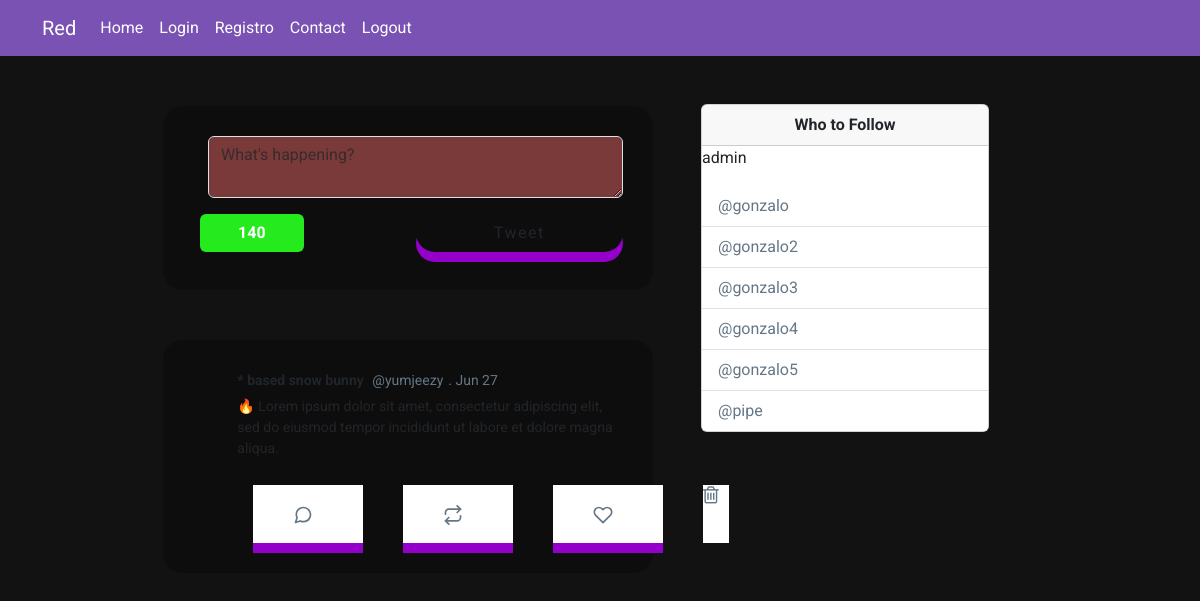
The app's page / (signed in), older data.
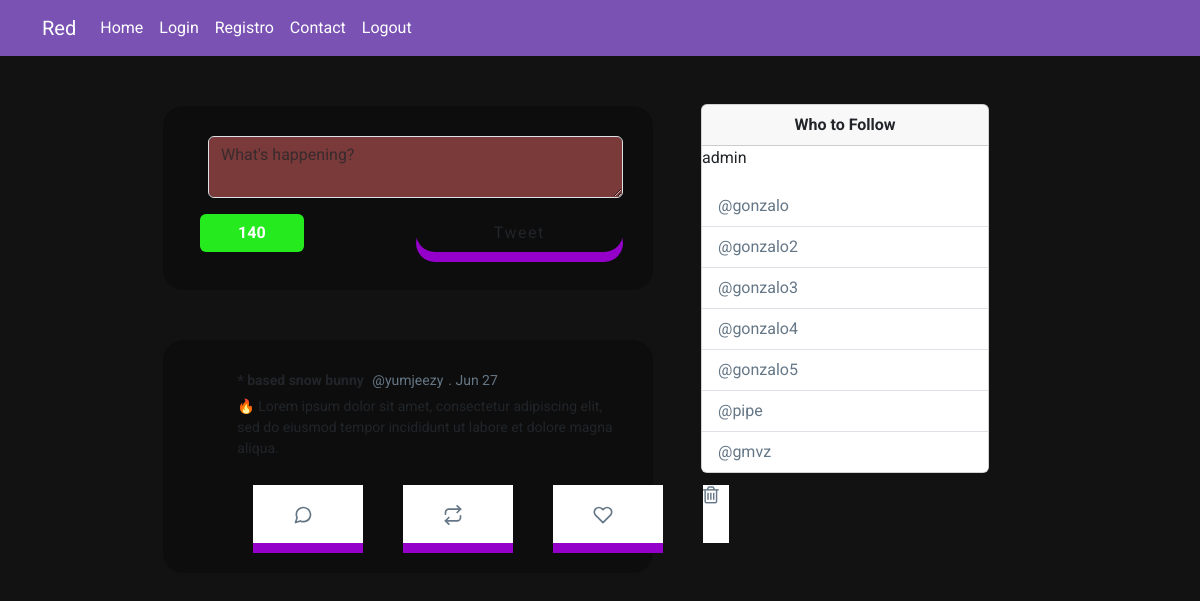
The same page, newer data.
### app/models.py (models this page shows)
class UserAccount(AbstractUser):
    type = models.CharField(max_length=7,
                            choices=USER_TYPE,
                            default=USER_TYPE[1][0])

### app/views.py (the view)
# urls.py: path('', views.home, name = 'home'),
@login_required
def home(request):
    x = request
    Users = UserAccount.objects.all()
    UserProfiles = UserProfile.objects.all()
    context = {'Users': Users, 'UserProfiles': UserProfiles}
    return render(request=request, template_name='layout.html', context=context)

### app/templates/layout.html (shortened to what the changed rows need)
{% load static %}
{% load humanize %}
<!DOCTYPE html>
<html lang="en">
<head >
    <link href="https://stackpath.bootstrapcdn.com/font-awesome/4.7.0/css/font-awesome.min.css" rel="stylesheet">
    <link rel="stylesheet" type="text/css" href="{% static 'css/style.css' %}">
    <link rel="stylesheet" type="text/css" href="{% static 'css/bootstrap.css' %}">
</head>
<body >
    {% if request.user.is_authenticated %}
        {% load django_browser_reload %}
        {% block content %}
        <div id="main" class="container-fluid d-flex">
            <div class="sidebar m-5 d-none d-xl-block">
                <div class="card" style="width: 18rem;">
                    <ul class="list-group list-group-flush">
                        <p>{{ request.user }}</p>
                        {% for User in Users %}
                            {% if User.username != request.user.username %}
                                {% if User not in request %}
                                    <li class="list-group-item"
                                        style="text-decoration: none;color: #657787;">@{{User.username}}</li>
                                {% endif %}
                            {% endif %}
                        {% endfor %}
                    </ul>
                </div>
            </div>
        </div>
        {% endblock content %}
    {% endif %}
</body>
</html>

Row changes from the older to the newer data that the page shows:
added UserAccount: username "gmvz"
